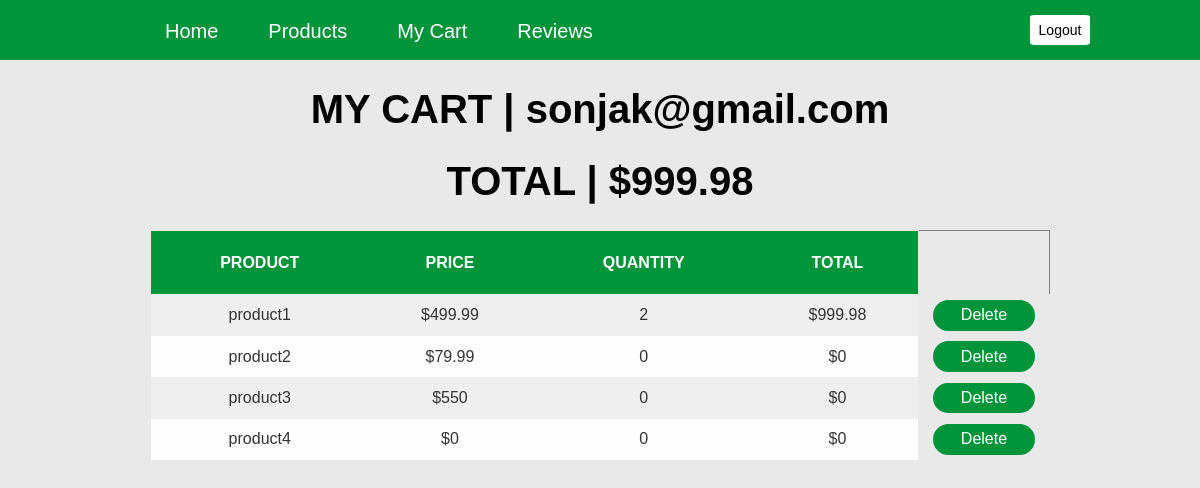
The page /myCart.php (signed in) on the database its author committed.
### tables this page shows
CREATE TABLE `cart` (
  `email_ID` varchar(32) NOT NULL,
  `product1` int(32) NOT NULL,
  `prod1_price` double NOT NULL,
  `product2` int(32) NOT NULL,
  `prod2_price` double NOT NULL,
  `product3` int(32) NOT NULL,
  `prod3_price` double NOT NULL,
  `product4` int(32) NOT NULL,
  `prod4_price` double NOT NULL
);

### myCart.php (the view, shortened to what this page needs)
<?php
	include_once 'header.php';
	include_once 'includes/db-inc.php';
	$email_ID = $_SESSION['email_ID'];
	$query = "SELECT product1,product2,product3,product4 FROM cart WHERE cart.email_ID = '$email_ID'";
	$result = mysqli_query($conn, $query);
	$query1 = "SELECT * FROM cart WHERE cart.email_ID = '$email_ID'";
	$result1 = mysqli_query($conn, $query1);
	$cartArr = mysqli_fetch_array($result1);
	$total_p1 = $cartArr[1] * $cartArr[2];
	$total_p2 = $cartArr[3] * $cartArr[4];
	$total_p3 = $cartArr[5] * $cartArr[6];
	$total_p4 = $cartArr[7] * $cartArr[8];
	$all_prices = [$total_p1, $total_p2, $total_p3, $total_p4];
	$grand_total = $total_p1 + $total_p2 + $total_p3 + $total_p4;
	$fields_num = mysqli_num_fields($result);
	echo "<h1> MY CART | $email_ID </h1>";
	echo "<h1> TOTAL | $$grand_total </h1>";
	echo "<table border='1'><tr>";
	echo "<td><h4>Product</h4></td>";
	echo "<td><h4>Price</h4></td>";
	echo "<td><h4>Quantity</h4></td>";
	echo "<td><h4>Total</h4></td>";
	echo "</tr>";
	for($i=0; $i<$fields_num; $i++) {
		$field = mysqli_fetch_field($result);
		echo "<tr>";
		echo "<td>$field->name</td>";
		$price_index = $i * 2 + 2;
		$quantity_index = $i * 2 + 1;
		echo "<td>$$cartArr[$price_index]</td>";
		echo "<td>$cartArr[$quantity_index]</td>";
		echo "<td>$$all_prices[$i]</td>";
		echo "<td class='delete_cell'><form action='includes/deletes-inc.php' method='POST'>
		<input type='hidden' name='product_deleted' value='$field->name'>
		<input type='submit' name='submit' value='Delete'>
		</form></td>";
		echo "</tr>";
	}
	include_once 'footer.php';
?>

### header.php (shortened to what this page needs)
<!DOCTYPE html>
<html>
<head>
  <link rel="stylesheet" type="text/css" href="styles.css">
</head>
<body>
<header>
  <nav>
    <div class="main-wrapper">
      <ul>
        <li><a href="index.php">Home</a></li>
        <?php if(isset($_SESSION['email_ID'])) : ?>
          <li><a href="products.php">Products</a></li>
          <li><a href="myCart.php">My Cart</a></li>
          <li><a href="reviews.php">Reviews</a></li>
        <?php endif; ?>
      </ul>
      <div class="nav-login">
        <?php
          if(isset($_SESSION['email_ID'])){
            echo '<form action="includes/logout-inc.php" method="POST">
                  <button type="submit" name="submit" class="loginout">Logout</button>
                  </form>';
          }
        ?>
      </div>
    </div>
  </nav>
</header>

### footer.php
</body>
</html>

### styles.css (style rules this page uses)
.main-wrapper { margin: 0 auto; width: 1000px; padding: 0; }
body { margin: 0px; background-color: rgb(233, 233, 233); background-size: cover; -moz-background-size: cover; -o-background-size: cover; -webkit-background-size: cover; }
html body { font-family: 'Quicksand', sans-serif; }
a { text-decoration: none; }
header nav { width:100%; height:60px; background-color: rgb(0, 148, 59); }
header nav ul { float: left; }
header nav ul li { float: left; list-style: none; }
header nav ul li a { font-family: sans-serif; font-size: 20px; color: white; line-height: 30px; padding: 25px; }
header .nav-login { float: right; }
header .nav-login form { float: left; padding-top: 15px; }
header .nav-login form button { float: left; width: 60px; height: 30px; margin-right: 10px; border: none; background-color: white; font-family: sans-serif; font-size: 14px; color: black; cursor: pointer; }
.loginout { border-radius: 8%; }
h1 { color: black; font-size: 250%; text-align: center; }
.main-wrapper { text-align: center; }
table { color: #333; width: 75%; border-collapse: collapse; border-spacing: 0; margin: auto; text-align: center; }
td, th { border: 1px solid transparent; height: 30px; transition: all 0.3s; }
td { background: #FAFAFA; }
tr:first-child td { text-transform: uppercase; color: white; background-color: rgb(0, 148, 59) !important; }
tr:nth-child(even) td { background: #f0efef; }
tr:nth-child(odd) td { background: #FEFEFE; }
form { color: white; }
input[type="submit"] { width: 80%; background-color: rgb(0, 148, 59); color: white; font-family: Verdana, Geneva, Tahoma, sans-serif; font-size: medium; padding: 5%; margin: 3%; border: none; border-radius: 50px; cursor: pointer; }
.delete_cell { background-color: rgb(233, 233, 233) !important; }

### rows shown on the page
cart: grand_total "999.98", prod1_price "499.99", product1 "2", prod2_price "79.99", product2 "0", prod3_price "550", product3 "0", prod4_price "0", product4 "0"

### other values the page prints
$email_ID "sonjak@gmail.com"
$field->name "product1"
$all_prices[$i] "999.98"
$field->name "product2"
$all_prices[$i] "0"
$field->name "product3"
$field->name "product4"
